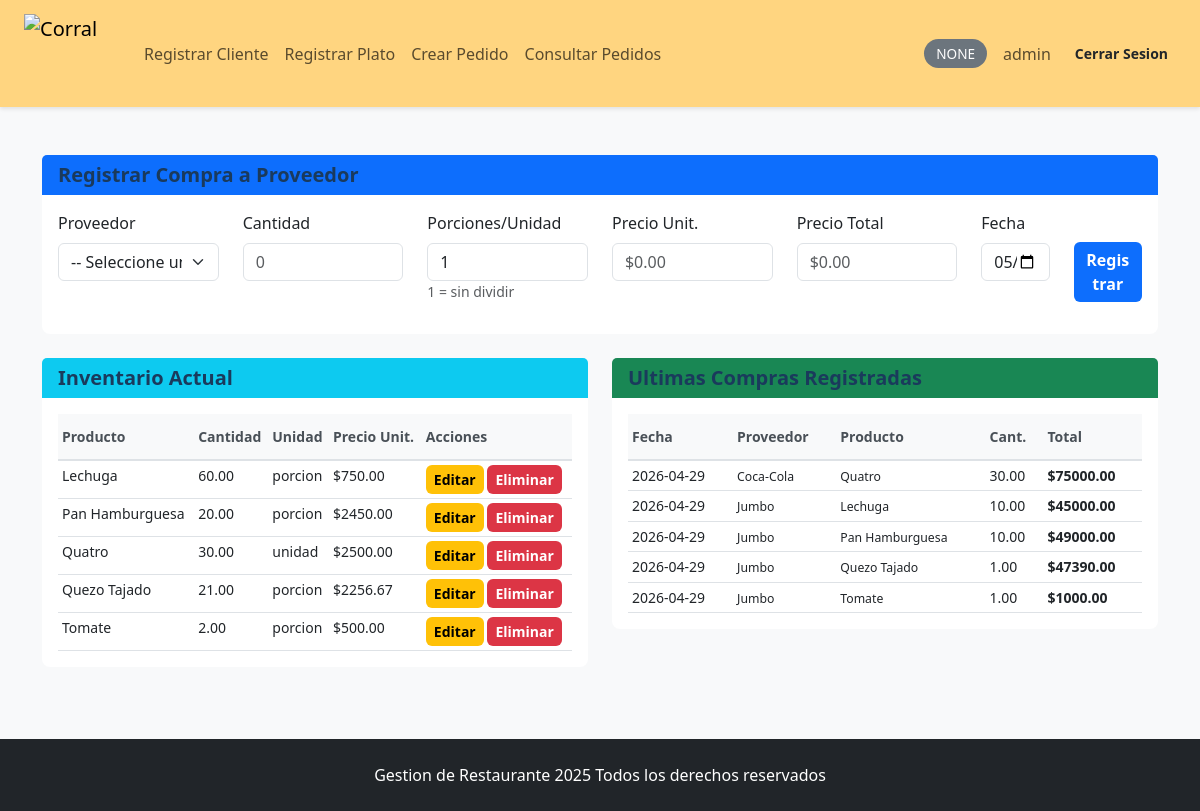
The app's page /admin/inventario (signed in) with its own data.
### tables this page shows
CREATE TABLE inventario (
            id INTEGER PRIMARY KEY AUTOINCREMENT,
            nombre_producto TEXT NOT NULL,
            cantidad REAL NOT NULL DEFAULT 0,
            unidad TEXT NOT NULL DEFAULT 'unidad',
            precio_unitario REAL NOT NULL DEFAULT 0,
            ultima_actualizacion TEXT NOT NULL
        );

CREATE TABLE compras (
            id INTEGER PRIMARY KEY AUTOINCREMENT,
            proveedor_id INTEGER NOT NULL,
            cantidad REAL NOT NULL,
            precio_total REAL NOT NULL,
            fecha TEXT NOT NULL,
            usuario TEXT NOT NULL,
            porciones_por_unidad REAL DEFAULT 1,
            FOREIGN KEY (proveedor_id) REFERENCES proveedores(id)
        );

CREATE TABLE proveedores (
            id INTEGER PRIMARY KEY AUTOINCREMENT,
            nombre_empresa TEXT NOT NULL,
            telefono TEXT NOT NULL,
            producto TEXT NOT NULL,
            precio REAL NOT NULL
        );

### app.py (the view)
@app.route('/admin/inventario')
@login_required
@privilegio_required('ver_inventario')
def admin_inventario():
    conn = get_connection()
    inventario = conn.execute("SELECT * FROM inventario ORDER BY nombre_producto").fetchall()
    proveedores = conn.execute("SELECT * FROM proveedores").fetchall()
    compras = conn.execute("""
        SELECT c.id, p.nombre_empresa, p.producto, c.cantidad, c.precio_total, c.fecha, c.usuario
        FROM compras c
        JOIN proveedores p ON c.proveedor_id = p.id
        ORDER BY c.fecha DESC
        LIMIT 20
    """).fetchall()
    conn.close()
    registrar_log(session['username'], "acceso a inventario")
    return render_template('admin_inventario.html',
                         inventario=inventario,
                         proveedores=proveedores,
                         compras=compras)

### app.py (called while the page is built)
def get_connection():
    conn = sqlite3.connect(DB)
    conn.row_factory = sqlite3.Row
    return conn

def registrar_log(usuario, accion):
    conn = get_connection()
    cursor = conn.cursor()
    fecha = datetime.now().strftime("%Y-%m-%d %H:%M:%S")
    cursor.execute("""
    INSERT INTO logs(usuario, accion, fecha)
    VALUES(?, ?, ?)
    """, (usuario, accion, fecha))
    conn.commit()
    conn.close()

def tiene_privilegio(user_id, privilegio):
    conn = get_connection()
    cursor = conn.cursor()
    cursor.execute("""
    SELECT p.nombre
    FROM privilegios p
    JOIN rol_privilegio rp ON p.id = rp.privilegio_id
    JOIN usuario_rol ur ON ur.rol_id = rp.rol_id
    WHERE ur.usuario_id = ?
    """, (user_id,))
    privilegios_usuario = [p[0] for p in cursor.fetchall()]
    conn.close()
    return privilegio in privilegios_usuario

def login_required(f):
    @wraps(f)
    def decorated_function(*args, **kwargs):
        if 'user_id' not in session:
            return redirect(url_for('login'))
        return f(*args, **kwargs)
    return decorated_function

def privilegio_required(privilegio):
    def decorator(f):
        @wraps(f)
        def decorated_function(*args, **kwargs):
            if 'user_id' not in session:
                return redirect(url_for('login'))
            if not tiene_privilegio(session['user_id'], privilegio):
                flash('sin permiso para acceder a esta seccion', 'danger')
                return redirect(url_for('index'))
            return f(*args, **kwargs)
        return decorated_function
    return decorator

### templates/admin_inventario.html (shortened to what this page needs)
{% extends "base.html" %}
{% block contenido %}
<div class="row">
    <div class="col-12 mb-4">
        <div class="card">
            <div class="card-header bg-primary text-white">
                <h5 class="mb-0">Registrar Compra a Proveedor</h5>
            </div>
            <div class="card-body">
                <form method="POST" action="{{ url_for('admin_crear_compra') }}" class="needs-validation" novalidate>
                    <div class="row">
                        <div class="col-md-2 mb-3">
                            <label for="proveedor_id" class="form-label">Proveedor</label>
                            <select class="form-select" id="proveedor_id" name="proveedor_id" required onchange="actualizarPrecio()">
                                <option value="">-- Seleccione un proveedor --</option>
                            </select>
                        </div>
                        <div class="col-md-2 mb-3">
                            <label for="cantidad" class="form-label">Cantidad</label>
                            <input type="number" class="form-control" id="cantidad" name="cantidad" step="0.01" placeholder="0" required onchange="actualizarPrecio()">
                        </div>
                        <div class="col-md-2 mb-3">
                            <label for="porciones_por_unidad" class="form-label">Porciones/Unidad</label>
                            <input type="number" class="form-control" id="porciones_por_unidad" name="porciones_por_unidad" min="1" step="1" value="1" onchange="actualizarPrecio()">
                            <small class="text-muted d-block">1 = sin dividir</small>
                        </div>
                        <div class="col-md-2 mb-3">
                            <label for="precio_unitario" class="form-label">Precio Unit.</label>
                            <input type="text" class="form-control" id="precio_unitario" readonly placeholder="$0.00">
                        </div>
                        <div class="col-md-2 mb-3">
                            <label for="precio_total" class="form-label">Precio Total</label>
                            <input type="text" class="form-control" id="precio_total" readonly placeholder="$0.00">
                        </div>
                        <div class="col-md-1 mb-3">
                            <label for="fecha" class="form-label">Fecha</label>
                            <input type="date" class="form-control" id="fecha" name="fecha" required>
                        </div>
                        <div class="col-md-1 mb-3 d-flex align-items-end">
                            <button type="submit" class="btn btn-primary w-100">
                                Registrar
                            </button>
                        </div>
                    </div>
                </form>
            </div>
        </div>
    </div>
    <div class="col-lg-6 mb-4">
        <div class="card">
            <div class="card-header bg-info text-white">
                <h5 class="mb-0">Inventario Actual</h5>
            </div>
            <div class="card-body">
                <div class="table-responsive">
                    <table class="table table-hover table-sm">
                        <thead class="table-light">
                            <tr>
                                <th>Producto</th>
                                <th>Cantidad</th>
                                <th>Unidad</th>
                                <th>Precio Unit.</th>
                                <th>Acciones</th>
                            </tr>
                        </thead>
                        <tbody>
                            {% for item in inventario %}
                                <tr>
                                    <td>{{ item.nombre_producto }}</td>
                                    <td>{{ "%.2f"|format(item.cantidad) }}</td>
                                    <td>{{ item.unidad }}</td>
                                    <td>${{ "%.2f"|format(item.precio_unitario) }}</td>
                                    <td>
                                        <button type="button" class="btn btn-sm btn-warning" data-bs-toggle="modal" data-bs-target="#modalEditar{{ item.id }}">
                                            Editar
                                        </button>
                                        <button type="button" class="btn btn-sm btn-danger" data-bs-toggle="modal" data-bs-target="#modalEliminar{{ item.id }}">
                                            Eliminar
                                        </button>
                                    </td>
                                </tr>
                            {% endfor %}
                        </tbody>
                    </table>
                </div>
            </div>
        </div>
    </div>
    <div class="col-lg-6 mb-4">
        <div class="card">
            <div class="card-header bg-success text-white">
                <h5 class="mb-0">Ultimas Compras Registradas</h5>
            </div>
            <div class="card-body">
                <div class="table-responsive">
                    <table class="table table-hover table-sm">
                        <thead class="table-light">
                            <tr>
                                <th>Fecha</th>
                                <th>Proveedor</th>
                                <th>Producto</th>
                                <th>Cant.</th>
                                <th>Total</th>
                            </tr>
                        </thead>
                        <tbody>
                            {% for compra in compras %}
                                <tr>
                                    <td>{{ compra.fecha }}</td>
                                    <td><small>{{ compra.nombre_empresa }}</small></td>
                                    <td><small>{{ compra.producto }}</small></td>
                                    <td>{{ "%.2f"|format(compra.cantidad) }}</td>
                                    <td><strong>${{ "%.2f"|format(compra.precio_total) }}</strong></td>
                                </tr>
                            {% endfor %}
                        </tbody>
                    </table>
                </div>
            </div>
        </div>
    </div>
</div>
{% endblock %}

### static/css/estilos.css (style rules this page uses)
html { height: 100%; }
body { background-color: #f8f9fa; font-family: 'Segoe UI', Tahoma, Geneva, Verdana, sans-serif; display: flex; flex-direction: column; min-height: 100vh; margin: 0; padding: 0; }
.card { border-radius: 8px; border: none; transition: transform 0.3s ease, box-shadow 0.3s ease; }
.card-header { border-radius: 8px 8px 0 0; border: none; }
.btn { font-weight: 600; transition: all 0.3s ease; border-radius: 6px; border: none; }
.form-control, .form-select { border: 1px solid #dee2e6; transition: border-color 0.3s ease, box-shadow 0.3s ease; border-radius: 6px; }
.table { margin-bottom: 0; font-size: 0.875rem; }
.table tbody tr { transition: background-color 0.2s ease; }
.table thead th { background-color: #f8f9fa; color: #495057; font-weight: 600; border-bottom: 2px solid #dee2e6; padding-top: 0.75rem; padding-bottom: 0.75rem; }
h1, h2, h3, h4, h5, h6 { color: #1a3a5c; margin-bottom: 1rem; font-weight: 700; }

### records on screen
inventario: nombre_producto "Lechuga", cantidad "60.00", unidad "porcion", precio_unitario "750.00"
inventario: nombre_producto "Pan Hamburguesa", cantidad "20.00", unidad "porcion", precio_unitario "2450.00"
inventario: nombre_producto "Quatro", cantidad "30.00", unidad "unidad", precio_unitario "2500.00"
inventario: nombre_producto "Quezo Tajado", cantidad "21.00", unidad "porcion", precio_unitario "2256.67"
inventario: nombre_producto "Tomate", cantidad "2.00", unidad "porcion", precio_unitario "500.00"
compras: fecha "2026-04-29", nombre_empresa "Coca-Cola", producto "Quatro", cantidad "30.00", precio_total "75000.00"
compras: fecha "2026-04-29", nombre_empresa "Jumbo", producto "Lechuga", cantidad "10.00", precio_total "45000.00"
compras: fecha "2026-04-29", nombre_empresa "Jumbo", producto "Pan Hamburguesa", cantidad "10.00", precio_total "49000.00"
compras: fecha "2026-04-29", nombre_empresa "Jumbo", producto "Quezo Tajado", cantidad "1.00", precio_total "47390.00"
compras: fecha "2026-04-29", nombre_empresa "Jumbo", producto "Tomate", cantidad "1.00", precio_total "1000.00"

### other values on screen
{{ session.get('rol') }} "NONE"
{{ session.get('username', 'usuario') }} "admin"
